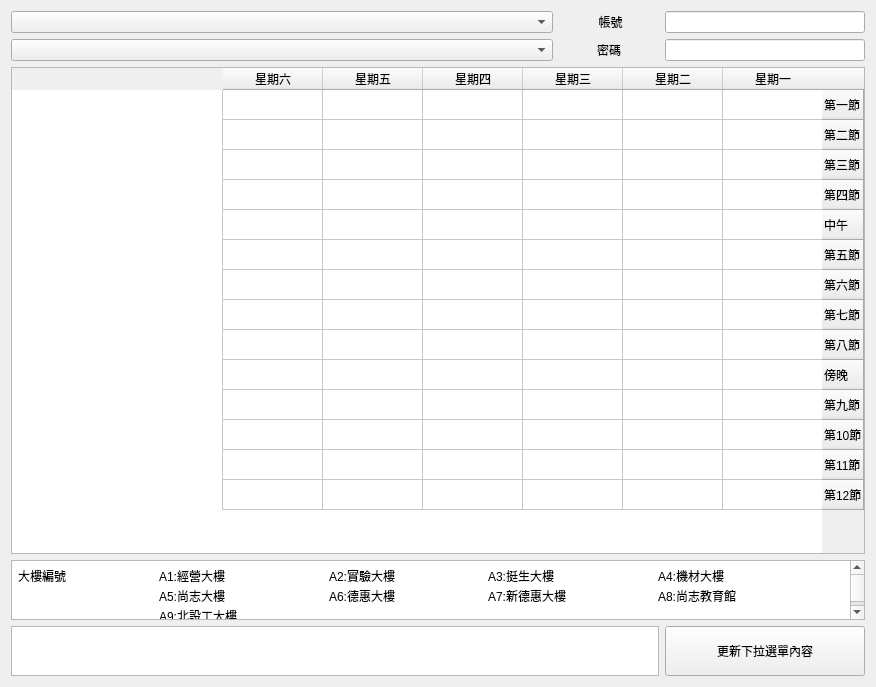
<?xml version="1.0" encoding="UTF-8"?>
<ui version="4.0">
 <class>Form</class>
 <widget class="QWidget" name="Form">
  <property name="geometry">
   <rect>
    <x>0</x>
    <y>0</y>
    <width>876</width>
    <height>687</height>
   </rect>
  </property>
  <property name="minimumSize">
   <size>
    <width>0</width>
    <height>0</height>
   </size>
  </property>
  <property name="windowTitle">
   <string>學校課表</string>
  </property>
  <layout class="QVBoxLayout" name="verticalLayout">
   <item>
    <layout class="QVBoxLayout" name="verticalLayout_2">
     <item>
      <layout class="QGridLayout" name="gridLayout">
       <item row="4" column="0" colspan="3">
        <widget class="QTextBrowser" name="errorBrowser">
         <property name="maximumSize">
          <size>
           <width>16777215</width>
           <height>50</height>
          </size>
         </property>
        </widget>
       </item>
       <item row="4" column="3">
        <widget class="QPushButton" name="updateComboBoxButton">
         <property name="maximumSize">
          <size>
           <width>16666</width>
           <height>50</height>
          </size>
         </property>
         <property name="text">
          <string>更新下拉選單內容</string>
         </property>
        </widget>
       </item>
       <item row="3" column="0" colspan="4">
        <widget class="QTextBrowser" name="depBrowser">
         <property name="maximumSize">
          <size>
           <width>16777215</width>
           <height>60</height>
          </size>
         </property>
         <property name="html">
          <string>&lt;!DOCTYPE HTML PUBLIC &quot;-//W3C//DTD HTML 4.0//EN&quot; &quot;http://www.w3.org/TR/REC-html40/strict.dtd&quot;&gt;
&lt;html&gt;&lt;head&gt;&lt;meta name=&quot;qrichtext&quot; content=&quot;1&quot; /&gt;&lt;style type=&quot;text/css&quot;&gt;
p, li { white-space: pre-wrap; }
&lt;/style&gt;&lt;/head&gt;&lt;body style=&quot; font-family:'PMingLiU'; font-size:9pt; font-weight:400; font-style:normal;&quot;&gt;
&lt;table border=&quot;0&quot; style=&quot; margin-top:0px; margin-bottom:0px; margin-left:0px; margin-right:0px;&quot; width=&quot;98%&quot; cellspacing=&quot;2&quot; cellpadding=&quot;0&quot;&gt;
&lt;tr&gt;
&lt;td&gt;
&lt;p style=&quot; margin-top:0px; margin-bottom:0px; margin-left:0px; margin-right:0px; -qt-block-indent:0; text-indent:0px;&quot;&gt;&lt;span style=&quot; font-family:'新細明體','arial';&quot;&gt;大樓編號&lt;/span&gt;&lt;/p&gt;&lt;/td&gt;
&lt;td&gt;
&lt;p style=&quot; margin-top:0px; margin-bottom:0px; margin-left:0px; margin-right:0px; -qt-block-indent:0; text-indent:0px;&quot;&gt;&lt;span style=&quot; font-family:'新細明體','arial';&quot;&gt;A1:經營大樓&lt;/span&gt;&lt;/p&gt;&lt;/td&gt;
&lt;td&gt;
&lt;p style=&quot; margin-top:0px; margin-bottom:0px; margin-left:0px; margin-right:0px; -qt-block-indent:0; text-indent:0px;&quot;&gt;&lt;span style=&quot; font-family:'新細明體','arial';&quot;&gt;A2:實驗大樓&lt;/span&gt;&lt;/p&gt;&lt;/td&gt;
&lt;td&gt;
&lt;p style=&quot; margin-top:0px; margin-bottom:0px; margin-left:0px; margin-right:0px; -qt-block-indent:0; text-indent:0px;&quot;&gt;&lt;span style=&quot; font-family:'新細明體','arial';&quot;&gt;A3:挺生大樓&lt;/span&gt;&lt;/p&gt;&lt;/td&gt;
&lt;td&gt;
&lt;p style=&quot; margin-top:0px; margin-bottom:0px; margin-left:0px; margin-right:0px; -qt-block-indent:0; text-indent:0px;&quot;&gt;&lt;span style=&quot; font-family:'新細明體','arial';&quot;&gt;A4:機材大樓&lt;/span&gt;&lt;/p&gt;&lt;/td&gt;&lt;/tr&gt;
&lt;tr&gt;
&lt;td&gt;
&lt;p style=&quot; margin-top:0px; margin-bottom:0px; margin-left:0px; margin-right:0px; -qt-block-indent:0; text-indent:0px;&quot;&gt;&lt;span style=&quot; font-family:'新細明體','arial';&quot;&gt; &lt;/span&gt;&lt;/p&gt;&lt;/td&gt;
&lt;td&gt;
&lt;p style=&quot; margin-top:0px; margin-bottom:0px; margin-left:0px; margin-right:0px; -qt-block-indent:0; text-indent:0px;&quot;&gt;&lt;span style=&quot; font-family:'新細明體','arial';&quot;&gt;A5:尚志大樓&lt;/span&gt;&lt;/p&gt;&lt;/td&gt;
&lt;td&gt;
&lt;p style=&quot; margin-top:0px; margin-bottom:0px; margin-left:0px; margin-right:0px; -qt-block-indent:0; text-indent:0px;&quot;&gt;&lt;span style=&quot; font-family:'新細明體','arial';&quot;&gt;A6:德惠大樓&lt;/span&gt;&lt;/p&gt;&lt;/td&gt;
&lt;td&gt;
&lt;p style=&quot; margin-top:0px; margin-bottom:0px; margin-left:0px; margin-right:0px; -qt-block-indent:0; text-indent:0px;&quot;&gt;&lt;span style=&quot; font-family:'新細明體','arial';&quot;&gt;A7:新德惠大樓&lt;/span&gt;&lt;/p&gt;&lt;/td&gt;
&lt;td&gt;
&lt;p style=&quot; margin-top:0px; margin-bottom:0px; margin-left:0px; margin-right:0px; -qt-block-indent:0; text-indent:0px;&quot;&gt;&lt;span style=&quot; font-family:'新細明體','arial';&quot;&gt;A8:尚志教育館&lt;/span&gt;&lt;/p&gt;&lt;/td&gt;&lt;/tr&gt;
&lt;tr&gt;
&lt;td&gt;
&lt;p style=&quot; margin-top:0px; margin-bottom:0px; margin-left:0px; margin-right:0px; -qt-block-indent:0; text-indent:0px;&quot;&gt;&lt;span style=&quot; font-family:'新細明體','arial';&quot;&gt; &lt;/span&gt;&lt;/p&gt;&lt;/td&gt;
&lt;td&gt;
&lt;p style=&quot; margin-top:0px; margin-bottom:0px; margin-left:0px; margin-right:0px; -qt-block-indent:0; text-indent:0px;&quot;&gt;&lt;span style=&quot; font-family:'新細明體','arial';&quot;&gt;A9:北設工大樓&lt;/span&gt;&lt;/p&gt;&lt;/td&gt;
&lt;td&gt;&lt;/td&gt;
&lt;td&gt;&lt;/td&gt;
&lt;td&gt;&lt;/td&gt;&lt;/tr&gt;&lt;/table&gt;&lt;/body&gt;&lt;/html&gt;</string>
         </property>
        </widget>
       </item>
       <item row="2" column="0" colspan="4">
        <widget class="QTableWidget" name="classTable">
         <property name="minimumSize">
          <size>
           <width>0</width>
           <height>0</height>
          </size>
         </property>
         <property name="layoutDirection">
          <enum>Qt::RightToLeft</enum>
         </property>
         <property name="verticalScrollBarPolicy">
          <enum>Qt::ScrollBarAsNeeded</enum>
         </property>
         <property name="horizontalScrollBarPolicy">
          <enum>Qt::ScrollBarAsNeeded</enum>
         </property>
         <property name="sizeAdjustPolicy">
          <enum>QAbstractScrollArea::AdjustToContents</enum>
         </property>
         <property name="editTriggers">
          <set>QAbstractItemView::NoEditTriggers</set>
         </property>
         <property name="selectionMode">
          <enum>QAbstractItemView::NoSelection</enum>
         </property>
         <property name="verticalScrollMode">
          <enum>QAbstractItemView::ScrollPerPixel</enum>
         </property>
         <property name="horizontalScrollMode">
          <enum>QAbstractItemView::ScrollPerPixel</enum>
         </property>
         <attribute name="horizontalHeaderCascadingSectionResizes">
          <bool>false</bool>
         </attribute>
         <attribute name="horizontalHeaderStretchLastSection">
          <bool>false</bool>
         </attribute>
         <row>
          <property name="text">
           <string>第一節</string>
          </property>
         </row>
         <row>
          <property name="text">
           <string>第二節</string>
          </property>
         </row>
         <row>
          <property name="text">
           <string>第三節</string>
          </property>
         </row>
         <row>
          <property name="text">
           <string>第四節</string>
          </property>
         </row>
         <row>
          <property name="text">
           <string>中午</string>
          </property>
         </row>
         <row>
          <property name="text">
           <string>第五節</string>
          </property>
         </row>
         <row>
          <property name="text">
           <string>第六節</string>
          </property>
         </row>
         <row>
          <property name="text">
           <string>第七節</string>
          </property>
         </row>
         <row>
          <property name="text">
           <string>第八節</string>
          </property>
         </row>
         <row>
          <property name="text">
           <string>傍晚</string>
          </property>
         </row>
         <row>
          <property name="text">
           <string>第九節</string>
          </property>
         </row>
         <row>
          <property name="text">
           <string>第10節</string>
          </property>
         </row>
         <row>
          <property name="text">
           <string>第11節</string>
          </property>
         </row>
         <row>
          <property name="text">
           <string>第12節</string>
          </property>
         </row>
         <column>
          <property name="text">
           <string>星期一</string>
          </property>
         </column>
         <column>
          <property name="text">
           <string>星期二</string>
          </property>
         </column>
         <column>
          <property name="text">
           <string>星期三</string>
          </property>
         </column>
         <column>
          <property name="text">
           <string>星期四</string>
          </property>
         </column>
         <column>
          <property name="text">
           <string>星期五</string>
          </property>
         </column>
         <column>
          <property name="text">
           <string>星期六</string>
          </property>
         </column>
         <item row="1" column="0">
          <property name="text">
           <string/>
          </property>
         </item>
         <item row="3" column="1">
          <property name="text">
           <string/>
          </property>
         </item>
         <item row="3" column="2">
          <property name="text">
           <string/>
          </property>
         </item>
         <item row="4" column="0">
          <property name="text">
           <string/>
          </property>
         </item>
         <item row="5" column="2">
          <property name="text">
           <string/>
          </property>
         </item>
        </widget>
       </item>
       <item row="1" column="3">
        <widget class="QLineEdit" name="passwordInput">
         <property name="maximumSize">
          <size>
           <width>200</width>
           <height>16777215</height>
          </size>
         </property>
        </widget>
       </item>
       <item row="0" column="3">
        <widget class="QLineEdit" name="accountInput">
         <property name="maximumSize">
          <size>
           <width>200</width>
           <height>16777215</height>
          </size>
         </property>
        </widget>
       </item>
       <item row="0" column="2">
        <widget class="QLabel" name="accountLabel">
         <property name="maximumSize">
          <size>
           <width>100</width>
           <height>16777215</height>
          </size>
         </property>
         <property name="text">
          <string> 帳號</string>
         </property>
         <property name="alignment">
          <set>Qt::AlignCenter</set>
         </property>
        </widget>
       </item>
       <item row="1" column="2">
        <widget class="QLabel" name="passwordLabel">
         <property name="maximumSize">
          <size>
           <width>100</width>
           <height>16777215</height>
          </size>
         </property>
         <property name="text">
          <string>密碼</string>
         </property>
         <property name="alignment">
          <set>Qt::AlignCenter</set>
         </property>
        </widget>
       </item>
       <item row="0" column="0" colspan="2">
        <widget class="QComboBox" name="depComboBox"/>
       </item>
       <item row="1" column="0" colspan="2">
        <widget class="QComboBox" name="classComboBox"/>
       </item>
      </layout>
     </item>
    </layout>
   </item>
  </layout>
 </widget>
 <tabstops>
  <tabstop>depComboBox</tabstop>
  <tabstop>classComboBox</tabstop>
  <tabstop>accountInput</tabstop>
  <tabstop>passwordInput</tabstop>
  <tabstop>classTable</tabstop>
  <tabstop>depBrowser</tabstop>
  <tabstop>errorBrowser</tabstop>
  <tabstop>updateComboBoxButton</tabstop>
 </tabstops>
 <resources/>
 <connections/>
</ui>
